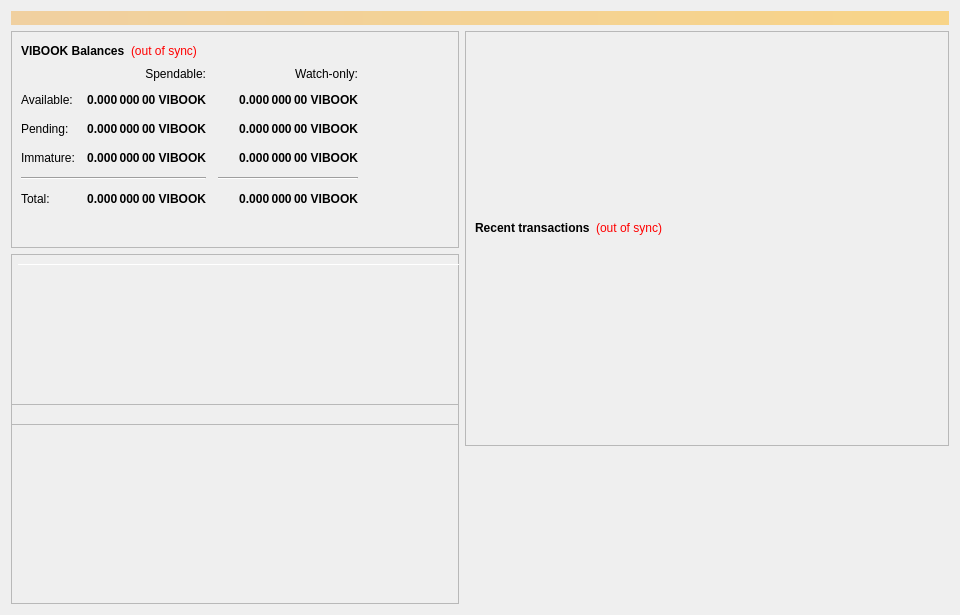
<?xml version="1.0" encoding="UTF-8"?>
<ui version="4.0">
 <class>OverviewPage</class>
 <widget class="QWidget" name="OverviewPage">
  <property name="geometry">
   <rect>
    <x>0</x>
    <y>0</y>
    <width>960</width>
    <height>615</height>
   </rect>
  </property>
  <property name="minimumSize">
   <size>
    <width>960</width>
    <height>0</height>
   </size>
  </property>
  <property name="windowTitle">
   <string>Form</string>
  </property>
  <layout class="QVBoxLayout" name="topLayout">
   <item>
    <widget class="QLabel" name="labelAlerts">
     <property name="visible">
      <bool>false</bool>
     </property>
     <property name="styleSheet">
      <string notr="true">background-color: qlineargradient(x1: 0, y1: 0, x2: 1, y2: 0, stop:0 #F0D0A0, stop:1 #F8D488); color:#000000;</string>
     </property>
     <property name="wordWrap">
      <bool>true</bool>
     </property>
     <property name="margin">
      <number>3</number>
     </property>
    </widget>
   </item>
   <item>
    <layout class="QHBoxLayout" name="horizontalLayout" stretch="1,1">
     <item>
      <layout class="QVBoxLayout" name="verticalLayout_2">
       <item>
        <widget class="QFrame" name="frame">
         <property name="frameShape">
          <enum>QFrame::StyledPanel</enum>
         </property>
         <property name="frameShadow">
          <enum>QFrame::Raised</enum>
         </property>
         <layout class="QVBoxLayout" name="verticalLayout_4">
          <item>
           <layout class="QHBoxLayout" name="horizontalLayout_4">
            <item>
             <widget class="QLabel" name="label_5">
              <property name="font">
               <font>
                <weight>75</weight>
                <bold>true</bold>
               </font>
              </property>
              <property name="text">
               <string>VIBOOK Balances</string>
              </property>
             </widget>
            </item>
            <item>
             <widget class="QLabel" name="labelWalletStatus">
              <property name="cursor">
               <cursorShape>WhatsThisCursor</cursorShape>
              </property>
              <property name="toolTip">
               <string>The displayed information may be out of date. Your wallet automatically synchronizes with the ViBOOK network after a connection is established, but this process has not completed yet.</string>
              </property>
              <property name="styleSheet">
               <string notr="true">QLabel { color: red; }</string>
              </property>
              <property name="text">
               <string notr="true">(out of sync)</string>
              </property>
              <property name="alignment">
               <set>Qt::AlignLeading|Qt::AlignLeft|Qt::AlignVCenter</set>
              </property>
             </widget>
            </item>
            <item>
             <spacer name="horizontalSpacer_3">
              <property name="orientation">
               <enum>Qt::Horizontal</enum>
              </property>
              <property name="sizeHint" stdset="0">
               <size>
                <width>40</width>
                <height>20</height>
               </size>
              </property>
             </spacer>
            </item>
           </layout>
          </item>
          <item>
           <layout class="QGridLayout" name="gridLayout">
            <property name="spacing">
             <number>12</number>
            </property>
            <item row="2" column="2">
             <widget class="QLabel" name="labelWatchPending">
              <property name="font">
               <font>
                <weight>75</weight>
                <bold>true</bold>
               </font>
              </property>
              <property name="cursor">
               <cursorShape>IBeamCursor</cursorShape>
              </property>
              <property name="toolTip">
               <string>Unconfirmed transactions to watch-only addresses</string>
              </property>
              <property name="text">
               <string notr="true">0.000 000 00 VIBOOK</string>
              </property>
              <property name="alignment">
               <set>Qt::AlignRight|Qt::AlignTrailing|Qt::AlignVCenter</set>
              </property>
              <property name="textInteractionFlags">
               <set>Qt::LinksAccessibleByMouse|Qt::TextSelectableByKeyboard|Qt::TextSelectableByMouse</set>
              </property>
             </widget>
            </item>
            <item row="2" column="1">
             <widget class="QLabel" name="labelUnconfirmed">
              <property name="font">
               <font>
                <weight>75</weight>
                <bold>true</bold>
               </font>
              </property>
              <property name="cursor">
               <cursorShape>IBeamCursor</cursorShape>
              </property>
              <property name="toolTip">
               <string>Total of transactions that have yet to be confirmed, and do not yet count toward the spendable balance</string>
              </property>
              <property name="text">
               <string notr="true">0.000 000 00 VIBOOK</string>
              </property>
              <property name="alignment">
               <set>Qt::AlignRight|Qt::AlignTrailing|Qt::AlignVCenter</set>
              </property>
              <property name="textInteractionFlags">
               <set>Qt::LinksAccessibleByMouse|Qt::TextSelectableByKeyboard|Qt::TextSelectableByMouse</set>
              </property>
             </widget>
            </item>
            <item row="3" column="2">
             <widget class="QLabel" name="labelWatchImmature">
              <property name="font">
               <font>
                <weight>75</weight>
                <bold>true</bold>
               </font>
              </property>
              <property name="cursor">
               <cursorShape>IBeamCursor</cursorShape>
              </property>
              <property name="toolTip">
               <string>Staked or masternode rewards in watch-only addresses that has not yet matured</string>
              </property>
              <property name="text">
               <string notr="true">0.000 000 00 VIBOOK</string>
              </property>
              <property name="alignment">
               <set>Qt::AlignRight|Qt::AlignTrailing|Qt::AlignVCenter</set>
              </property>
              <property name="textInteractionFlags">
               <set>Qt::LinksAccessibleByMouse|Qt::TextSelectableByKeyboard|Qt::TextSelectableByMouse</set>
              </property>
             </widget>
            </item>
            <item row="4" column="0" colspan="2">
             <widget class="Line" name="lineSpendableBalance">
              <property name="orientation">
               <enum>Qt::Horizontal</enum>
              </property>
             </widget>
            </item>
            <item row="4" column="2">
             <widget class="Line" name="lineWatchBalance">
              <property name="sizePolicy">
               <sizepolicy hsizetype="Preferred" vsizetype="Fixed">
                <horstretch>0</horstretch>
                <verstretch>0</verstretch>
               </sizepolicy>
              </property>
              <property name="minimumSize">
               <size>
                <width>140</width>
                <height>0</height>
               </size>
              </property>
              <property name="orientation">
               <enum>Qt::Horizontal</enum>
              </property>
             </widget>
            </item>
            <item row="5" column="0">
             <widget class="QLabel" name="labelTotalText">
              <property name="text">
               <string>Total:</string>
              </property>
             </widget>
            </item>
            <item row="3" column="1">
             <widget class="QLabel" name="labelImmature">
              <property name="font">
               <font>
                <weight>75</weight>
                <bold>true</bold>
               </font>
              </property>
              <property name="cursor">
               <cursorShape>IBeamCursor</cursorShape>
              </property>
              <property name="toolTip">
               <string>Staked or masternode rewards that has not yet matured</string>
              </property>
              <property name="text">
               <string notr="true">0.000 000 00 VIBOOK</string>
              </property>
              <property name="alignment">
               <set>Qt::AlignRight|Qt::AlignTrailing|Qt::AlignVCenter</set>
              </property>
              <property name="textInteractionFlags">
               <set>Qt::LinksAccessibleByMouse|Qt::TextSelectableByKeyboard|Qt::TextSelectableByMouse</set>
              </property>
             </widget>
            </item>
            <item row="2" column="3">
             <spacer name="horizontalSpacer_2">
              <property name="orientation">
               <enum>Qt::Horizontal</enum>
              </property>
              <property name="sizeHint" stdset="0">
               <size>
                <width>40</width>
                <height>20</height>
               </size>
              </property>
             </spacer>
            </item>
            <item row="3" column="0">
             <widget class="QLabel" name="labelImmatureText">
              <property name="text">
               <string>Immature:</string>
              </property>
             </widget>
            </item>
            <item row="5" column="1">
             <widget class="QLabel" name="labelTotal">
              <property name="font">
               <font>
                <weight>75</weight>
                <bold>true</bold>
               </font>
              </property>
              <property name="cursor">
               <cursorShape>IBeamCursor</cursorShape>
              </property>
              <property name="toolTip">
               <string>Your current total balance</string>
              </property>
              <property name="text">
               <string notr="true">0.000 000 00 VIBOOK</string>
              </property>
              <property name="alignment">
               <set>Qt::AlignRight|Qt::AlignTrailing|Qt::AlignVCenter</set>
              </property>
              <property name="textInteractionFlags">
               <set>Qt::LinksAccessibleByMouse|Qt::TextSelectableByKeyboard|Qt::TextSelectableByMouse</set>
              </property>
             </widget>
            </item>
            <item row="5" column="2">
             <widget class="QLabel" name="labelWatchTotal">
              <property name="font">
               <font>
                <weight>75</weight>
                <bold>true</bold>
               </font>
              </property>
              <property name="cursor">
               <cursorShape>IBeamCursor</cursorShape>
              </property>
              <property name="toolTip">
               <string>Current total balance in watch-only addresses</string>
              </property>
              <property name="text">
               <string notr="true">0.000 000 00 VIBOOK</string>
              </property>
              <property name="alignment">
               <set>Qt::AlignRight|Qt::AlignTrailing|Qt::AlignVCenter</set>
              </property>
              <property name="textInteractionFlags">
               <set>Qt::LinksAccessibleByMouse|Qt::TextSelectableByKeyboard|Qt::TextSelectableByMouse</set>
              </property>
             </widget>
            </item>
            <item row="0" column="2">
             <widget class="QLabel" name="labelWatchonly">
              <property name="text">
               <string>Watch-only:</string>
              </property>
              <property name="alignment">
               <set>Qt::AlignRight|Qt::AlignTrailing|Qt::AlignVCenter</set>
              </property>
             </widget>
            </item>
            <item row="1" column="0">
             <widget class="QLabel" name="labelBalanceText">
              <property name="text">
               <string>Available:</string>
              </property>
             </widget>
            </item>
            <item row="1" column="1">
             <widget class="QLabel" name="labelBalance">
              <property name="font">
               <font>
                <weight>75</weight>
                <bold>true</bold>
               </font>
              </property>
              <property name="cursor">
               <cursorShape>IBeamCursor</cursorShape>
              </property>
              <property name="toolTip">
               <string>Your current spendable balance</string>
              </property>
              <property name="text">
               <string notr="true">0.000 000 00 VIBOOK</string>
              </property>
              <property name="alignment">
               <set>Qt::AlignRight|Qt::AlignTrailing|Qt::AlignVCenter</set>
              </property>
              <property name="textInteractionFlags">
               <set>Qt::LinksAccessibleByMouse|Qt::TextSelectableByKeyboard|Qt::TextSelectableByMouse</set>
              </property>
             </widget>
            </item>
            <item row="1" column="2">
             <widget class="QLabel" name="labelWatchAvailable">
              <property name="font">
               <font>
                <weight>75</weight>
                <bold>true</bold>
               </font>
              </property>
              <property name="cursor">
               <cursorShape>IBeamCursor</cursorShape>
              </property>
              <property name="toolTip">
               <string>Your current balance in watch-only addresses</string>
              </property>
              <property name="text">
               <string notr="true">0.000 000 00 VIBOOK</string>
              </property>
              <property name="alignment">
               <set>Qt::AlignRight|Qt::AlignTrailing|Qt::AlignVCenter</set>
              </property>
              <property name="textInteractionFlags">
               <set>Qt::LinksAccessibleByMouse|Qt::TextSelectableByKeyboard|Qt::TextSelectableByMouse</set>
              </property>
             </widget>
            </item>
            <item row="2" column="0">
             <widget class="QLabel" name="labelPendingText">
              <property name="text">
               <string>Pending:</string>
              </property>
             </widget>
            </item>
            <item row="0" column="1">
             <widget class="QLabel" name="labelSpendable">
              <property name="text">
               <string>Spendable:</string>
              </property>
              <property name="alignment">
               <set>Qt::AlignRight|Qt::AlignTrailing|Qt::AlignVCenter</set>
              </property>
             </widget>
            </item>
           </layout>
          </item>
          <item>
           <spacer name="verticalSpacer_4">
            <property name="orientation">
             <enum>Qt::Vertical</enum>
            </property>
            <property name="sizeHint" stdset="0">
             <size>
              <width>20</width>
              <height>40</height>
             </size>
            </property>
           </spacer>
          </item>
         </layout>
        </widget>
       </item>
       <item>
        <widget class="QFrame" name="frameObfuscation">
         <property name="minimumSize">
          <size>
           <width>0</width>
           <height>350</height>
          </size>
         </property>
         <property name="layoutDirection">
          <enum>Qt::LeftToRight</enum>
         </property>
         <property name="frameShape">
          <enum>QFrame::StyledPanel</enum>
         </property>
         <property name="frameShadow">
          <enum>QFrame::Raised</enum>
         </property>
         <widget class="QPushButton" name="runAutoDenom">
          <property name="geometry">
           <rect>
            <x>251</x>
            <y>17</y>
            <width>1</width>
            <height>1</height>
           </rect>
          </property>
          <property name="palette">
           <palette>
            <active>
             <colorrole role="WindowText">
              <brush brushstyle="SolidPattern">
               <color alpha="255">
                <red>0</red>
                <green>0</green>
                <blue>0</blue>
               </color>
              </brush>
             </colorrole>
             <colorrole role="Button">
              <brush brushstyle="SolidPattern">
               <color alpha="255">
                <red>239</red>
                <green>238</green>
                <blue>238</blue>
               </color>
              </brush>
             </colorrole>
             <colorrole role="Light">
              <brush brushstyle="SolidPattern">
               <color alpha="255">
                <red>255</red>
                <green>255</green>
                <blue>255</blue>
               </color>
              </brush>
             </colorrole>
             <colorrole role="Midlight">
              <brush brushstyle="SolidPattern">
               <color alpha="255">
                <red>247</red>
                <green>246</green>
                <blue>246</blue>
               </color>
              </brush>
             </colorrole>
             <colorrole role="Dark">
              <brush brushstyle="SolidPattern">
               <color alpha="255">
                <red>119</red>
                <green>119</green>
                <blue>119</blue>
               </color>
              </brush>
             </colorrole>
             <colorrole role="Mid">
              <brush brushstyle="SolidPattern">
               <color alpha="255">
                <red>159</red>
                <green>159</green>
                <blue>159</blue>
               </color>
              </brush>
             </colorrole>
             <colorrole role="Text">
              <brush brushstyle="SolidPattern">
               <color alpha="255">
                <red>0</red>
                <green>0</green>
                <blue>0</blue>
               </color>
              </brush>
             </colorrole>
             <colorrole role="BrightText">
              <brush brushstyle="SolidPattern">
               <color alpha="255">
                <red>255</red>
                <green>255</green>
                <blue>255</blue>
               </color>
              </brush>
             </colorrole>
             <colorrole role="ButtonText">
              <brush brushstyle="SolidPattern">
               <color alpha="255">
                <red>0</red>
                <green>0</green>
                <blue>0</blue>
               </color>
              </brush>
             </colorrole>
             <colorrole role="Base">
              <brush brushstyle="SolidPattern">
               <color alpha="255">
                <red>255</red>
                <green>255</green>
                <blue>255</blue>
               </color>
              </brush>
             </colorrole>
             <colorrole role="Window">
              <brush brushstyle="SolidPattern">
               <color alpha="255">
                <red>239</red>
                <green>238</green>
                <blue>238</blue>
               </color>
              </brush>
             </colorrole>
             <colorrole role="Shadow">
              <brush brushstyle="SolidPattern">
               <color alpha="255">
                <red>0</red>
                <green>0</green>
                <blue>0</blue>
               </color>
              </brush>
             </colorrole>
             <colorrole role="AlternateBase">
              <brush brushstyle="SolidPattern">
               <color alpha="255">
                <red>247</red>
                <green>246</green>
                <blue>246</blue>
               </color>
              </brush>
             </colorrole>
             <colorrole role="ToolTipBase">
              <brush brushstyle="SolidPattern">
               <color alpha="255">
                <red>255</red>
                <green>255</green>
                <blue>220</blue>
               </color>
              </brush>
             </colorrole>
             <colorrole role="ToolTipText">
              <brush brushstyle="SolidPattern">
               <color alpha="255">
                <red>0</red>
                <green>0</green>
                <blue>0</blue>
               </color>
              </brush>
             </colorrole>
            </active>
            <inactive>
             <colorrole role="WindowText">
              <brush brushstyle="SolidPattern">
               <color alpha="255">
                <red>0</red>
                <green>0</green>
                <blue>0</blue>
               </color>
              </brush>
             </colorrole>
             <colorrole role="Button">
              <brush brushstyle="SolidPattern">
               <color alpha="255">
                <red>239</red>
                <green>238</green>
                <blue>238</blue>
               </color>
              </brush>
             </colorrole>
             <colorrole role="Light">
              <brush brushstyle="SolidPattern">
               <color alpha="255">
                <red>255</red>
                <green>255</green>
                <blue>255</blue>
               </color>
              </brush>
             </colorrole>
             <colorrole role="Midlight">
              <brush brushstyle="SolidPattern">
               <color alpha="255">
                <red>247</red>
                <green>246</green>
                <blue>246</blue>
               </color>
              </brush>
             </colorrole>
             <colorrole role="Dark">
              <brush brushstyle="SolidPattern">
               <color alpha="255">
                <red>119</red>
                <green>119</green>
                <blue>119</blue>
               </color>
              </brush>
             </colorrole>
             <colorrole role="Mid">
              <brush brushstyle="SolidPattern">
               <color alpha="255">
                <red>159</red>
                <green>159</green>
                <blue>159</blue>
               </color>
              </brush>
             </colorrole>
             <colorrole role="Text">
              <brush brushstyle="SolidPattern">
               <color alpha="255">
                <red>0</red>
                <green>0</green>
                <blue>0</blue>
               </color>
              </brush>
             </colorrole>
             <colorrole role="BrightText">
              <brush brushstyle="SolidPattern">
               <color alpha="255">
                <red>255</red>
                <green>255</green>
                <blue>255</blue>
               </color>
              </brush>
             </colorrole>
             <colorrole role="ButtonText">
              <brush brushstyle="SolidPattern">
               <color alpha="255">
                <red>0</red>
                <green>0</green>
                <blue>0</blue>
               </color>
              </brush>
             </colorrole>
             <colorrole role="Base">
              <brush brushstyle="SolidPattern">
               <color alpha="255">
                <red>255</red>
                <green>255</green>
                <blue>255</blue>
               </color>
              </brush>
             </colorrole>
             <colorrole role="Window">
              <brush brushstyle="SolidPattern">
               <color alpha="255">
                <red>239</red>
                <green>238</green>
                <blue>238</blue>
               </color>
              </brush>
             </colorrole>
             <colorrole role="Shadow">
              <brush brushstyle="SolidPattern">
               <color alpha="255">
                <red>0</red>
                <green>0</green>
                <blue>0</blue>
               </color>
              </brush>
             </colorrole>
             <colorrole role="AlternateBase">
              <brush brushstyle="SolidPattern">
               <color alpha="255">
                <red>247</red>
                <green>246</green>
                <blue>246</blue>
               </color>
              </brush>
             </colorrole>
             <colorrole role="ToolTipBase">
              <brush brushstyle="SolidPattern">
               <color alpha="255">
                <red>255</red>
                <green>255</green>
                <blue>220</blue>
               </color>
              </brush>
             </colorrole>
             <colorrole role="ToolTipText">
              <brush brushstyle="SolidPattern">
               <color alpha="255">
                <red>0</red>
                <green>0</green>
                <blue>0</blue>
               </color>
              </brush>
             </colorrole>
            </inactive>
            <disabled>
             <colorrole role="WindowText">
              <brush brushstyle="SolidPattern">
               <color alpha="255">
                <red>119</red>
                <green>119</green>
                <blue>119</blue>
               </color>
              </brush>
             </colorrole>
             <colorrole role="Button">
              <brush brushstyle="SolidPattern">
               <color alpha="255">
                <red>239</red>
                <green>238</green>
                <blue>238</blue>
               </color>
              </brush>
             </colorrole>
             <colorrole role="Light">
              <brush brushstyle="SolidPattern">
               <color alpha="255">
                <red>255</red>
                <green>255</green>
                <blue>255</blue>
               </color>
              </brush>
             </colorrole>
             <colorrole role="Midlight">
              <brush brushstyle="SolidPattern">
               <color alpha="255">
                <red>247</red>
                <green>246</green>
                <blue>246</blue>
               </color>
              </brush>
             </colorrole>
             <colorrole role="Dark">
              <brush brushstyle="SolidPattern">
               <color alpha="255">
                <red>119</red>
                <green>119</green>
                <blue>119</blue>
               </color>
              </brush>
             </colorrole>
             <colorrole role="Mid">
              <brush brushstyle="SolidPattern">
               <color alpha="255">
                <red>159</red>
                <green>159</green>
                <blue>159</blue>
               </color>
              </brush>
             </colorrole>
             <colorrole role="Text">
              <brush brushstyle="SolidPattern">
               <color alpha="255">
                <red>119</red>
                <green>119</green>
                <blue>119</blue>
               </color>
              </brush>
             </colorrole>
             <colorrole role="BrightText">
              <brush brushstyle="SolidPattern">
               <color alpha="255">
                <red>255</red>
                <green>255</green>
                <blue>255</blue>
               </color>
              </brush>
             </colorrole>
             <colorrole role="ButtonText">
              <brush brushstyle="SolidPattern">
               <color alpha="255">
                <red>119</red>
                <green>119</green>
                <blue>119</blue>
               </color>
              </brush>
             </colorrole>
             <colorrole role="Base">
              <brush brushstyle="SolidPattern">
               <color alpha="255">
                <red>239</red>
                <green>238</green>
                <blue>238</blue>
               </color>
              </brush>
             </colorrole>
             <colorrole role="Window">
              <brush brushstyle="SolidPattern">
               <color alpha="255">
                <red>239</red>
                <green>238</green>
                <blue>238</blue>
               </color>
              </brush>
             </colorrole>
             <colorrole role="Shadow">
              <brush brushstyle="SolidPattern">
               <color alpha="255">
                <red>0</red>
                <green>0</green>
                <blue>0</blue>
               </color>
              </brush>
             </colorrole>
             <colorrole role="AlternateBase">
              <brush brushstyle="SolidPattern">
               <color alpha="255">
                <red>239</red>
                <green>238</green>
                <blue>238</blue>
               </color>
              </brush>
             </colorrole>
             <colorrole role="ToolTipBase">
              <brush brushstyle="SolidPattern">
               <color alpha="255">
                <red>255</red>
                <green>255</green>
                <blue>220</blue>
               </color>
              </brush>
             </colorrole>
             <colorrole role="ToolTipText">
              <brush brushstyle="SolidPattern">
               <color alpha="255">
                <red>0</red>
                <green>0</green>
                <blue>0</blue>
               </color>
              </brush>
             </colorrole>
            </disabled>
           </palette>
          </property>
          <property name="focusPolicy">
           <enum>Qt::NoFocus</enum>
          </property>
          <property name="autoFillBackground">
           <bool>true</bool>
          </property>
          <property name="text">
           <string/>
          </property>
          <property name="flat">
           <bool>true</bool>
          </property>
         </widget>
         <widget class="Line" name="line">
          <property name="geometry">
           <rect>
            <x>7</x>
            <y>10</y>
            <width>451</width>
            <height>1</height>
           </rect>
          </property>
          <property name="orientation">
           <enum>Qt::Horizontal</enum>
          </property>
         </widget>
         <widget class="QFrame" name="frame_3">
          <property name="geometry">
           <rect>
            <x>0</x>
            <y>150</y>
            <width>465</width>
            <height>201</height>
           </rect>
          </property>
          <property name="frameShape">
           <enum>QFrame::StyledPanel</enum>
          </property>
          <property name="frameShadow">
           <enum>QFrame::Raised</enum>
          </property>
         </widget>
         <widget class="QFrame" name="frame_4">
          <property name="geometry">
           <rect>
            <x>0</x>
            <y>0</y>
            <width>465</width>
            <height>171</height>
           </rect>
          </property>
          <property name="frameShape">
           <enum>QFrame::StyledPanel</enum>
          </property>
          <property name="frameShadow">
           <enum>QFrame::Raised</enum>
          </property>
         </widget>
        </widget>
       </item>
      </layout>
     </item>
     <item>
      <layout class="QVBoxLayout" name="verticalLayout_3">
       <item>
        <widget class="QFrame" name="frame_2">
         <property name="frameShape">
          <enum>QFrame::StyledPanel</enum>
         </property>
         <property name="frameShadow">
          <enum>QFrame::Raised</enum>
         </property>
         <layout class="QVBoxLayout" name="verticalLayout">
          <item>
           <spacer name="verticalSpacer_3">
            <property name="orientation">
             <enum>Qt::Vertical</enum>
            </property>
            <property name="sizeType">
             <enum>QSizePolicy::Fixed</enum>
            </property>
            <property name="sizeHint" stdset="0">
             <size>
              <width>20</width>
              <height>75</height>
             </size>
            </property>
           </spacer>
          </item>
          <item>
           <widget class="QLabel" name="labelOverviewHeaderRight">
            <property name="minimumSize">
             <size>
              <width>464</width>
              <height>96</height>
             </size>
            </property>
            <property name="maximumSize">
             <size>
              <width>16777215</width>
              <height>96</height>
             </size>
            </property>
            <property name="alignment">
             <set>Qt::AlignCenter</set>
            </property>
            <property name="margin">
             <number>5</number>
            </property>
           </widget>
          </item>
          <item>
           <layout class="QHBoxLayout" name="horizontalLayout_2">
            <item>
             <widget class="QLabel" name="label_4">
              <property name="font">
               <font>
                <weight>75</weight>
                <bold>true</bold>
               </font>
              </property>
              <property name="text">
               <string>Recent transactions</string>
              </property>
             </widget>
            </item>
            <item>
             <widget class="QLabel" name="labelTransactionsStatus">
              <property name="cursor">
               <cursorShape>WhatsThisCursor</cursorShape>
              </property>
              <property name="toolTip">
               <string>The displayed information may be out of date. Your wallet automatically synchronizes with the ViBOOK network after a connection is established, but this process has not completed yet.</string>
              </property>
              <property name="styleSheet">
               <string notr="true">QLabel { color: red; }</string>
              </property>
              <property name="text">
               <string notr="true">(out of sync)</string>
              </property>
              <property name="alignment">
               <set>Qt::AlignRight|Qt::AlignTrailing|Qt::AlignVCenter</set>
              </property>
             </widget>
            </item>
            <item>
             <spacer name="horizontalSpacer">
              <property name="orientation">
               <enum>Qt::Horizontal</enum>
              </property>
              <property name="sizeHint" stdset="0">
               <size>
                <width>40</width>
                <height>20</height>
               </size>
              </property>
             </spacer>
            </item>
           </layout>
          </item>
          <item>
           <widget class="QListView" name="listTransactions">
            <property name="styleSheet">
             <string notr="true">QListView { background: transparent; }</string>
            </property>
            <property name="frameShape">
             <enum>QFrame::NoFrame</enum>
            </property>
            <property name="verticalScrollBarPolicy">
             <enum>Qt::ScrollBarAlwaysOff</enum>
            </property>
            <property name="horizontalScrollBarPolicy">
             <enum>Qt::ScrollBarAlwaysOff</enum>
            </property>
            <property name="selectionMode">
             <enum>QAbstractItemView::NoSelection</enum>
            </property>
           </widget>
          </item>
         </layout>
        </widget>
       </item>
       <item>
        <spacer name="verticalSpacer_2">
         <property name="orientation">
          <enum>Qt::Vertical</enum>
         </property>
         <property name="sizeType">
          <enum>QSizePolicy::Expanding</enum>
         </property>
         <property name="sizeHint" stdset="0">
          <size>
           <width>20</width>
           <height>40</height>
          </size>
         </property>
        </spacer>
       </item>
      </layout>
     </item>
    </layout>
   </item>
  </layout>
 </widget>
 <resources/>
 <connections/>
</ui>
